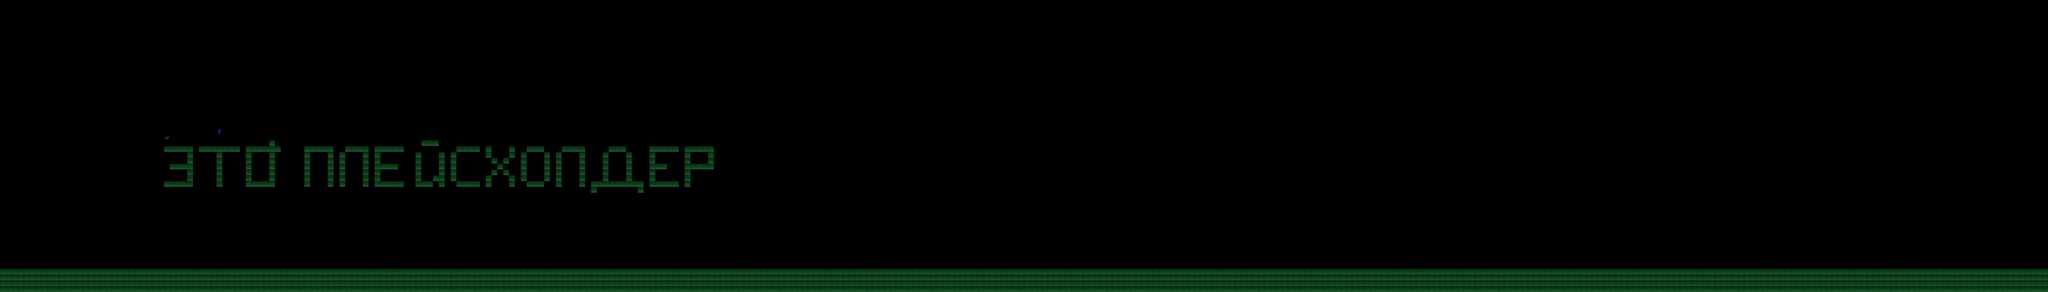

This game map was drawn from its Tiled (.tmx) file and the tilesets committed beside it. A one-line description and the trimmed map source follow:
An orthogonal 350x50 tile map with 16x16 px tiles, 1 tile layer (Tile Layer 1).

<map version="1.10" tiledversion="1.11.2" orientation="orthogonal" renderorder="right-down" width="350" height="50" tilewidth="16" tileheight="16" infinite="0" nextlayerid="2" nextobjectid="1">
 <editorsettings>
  <export target="../game/levels/3.csv" format="csv" />
 </editorsettings>
 <tileset firstgid="1" source="tileset.tsx" />
 <layer id="1" name="Tile Layer 1" width="350" height="50">
  <data>[17500 cells, 1640 non-empty, 3 distinct tile ids]</data>
 </layer>
</map>
